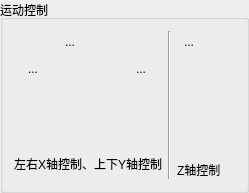
       <widget class="QGroupBox" name="groupBox3_2">
        <property name="title">
         <string>运动控制</string>
        </property>
        <layout class="QVBoxLayout" name="verticalLayout_8">
         <item>
          <layout class="QHBoxLayout" name="horizontalLayout_23">
           <item>
            <layout class="QVBoxLayout" name="verticalLayout_7">
             <item>
              <layout class="QGridLayout" name="gridLayout">
               <item row="0" column="1">
                <widget class="QToolButton" name="YBeforeBtn">
                 <property name="text">
                  <string>...</string>
                 </property>
                 <property name="icon">
                  <iconset resource="img.qrc">
                   <normaloff>:/img/images/方向三角-向上.png</normaloff>:/img/images/方向三角-向上.png</iconset>
                 </property>
                 <property name="iconSize">
                  <size>
                   <width>50</width>
                   <height>50</height>
                  </size>
                 </property>
                 <property name="autoRaise">
                  <bool>true</bool>
                 </property>
                </widget>
               </item>
               <item row="1" column="0">
                <widget class="QToolButton" name="XLeftBtn">
                 <property name="text">
                  <string>...</string>
                 </property>
                 <property name="icon">
                  <iconset resource="img.qrc">
                   <normaloff>:/img/images/方向三角-向左.png</normaloff>:/img/images/方向三角-向左.png</iconset>
                 </property>
                 <property name="iconSize">
                  <size>
                   <width>50</width>
                   <height>50</height>
                  </size>
                 </property>
                 <property name="autoRaise">
                  <bool>true</bool>
                 </property>
                </widget>
               </item>
               <item row="1" column="2">
                <widget class="QToolButton" name="XRightBtn">
                 <property name="enabled">
                  <bool>true</bool>
                 </property>
                 <property name="text">
                  <string>...</string>
                 </property>
                 <property name="icon">
                  <iconset resource="img.qrc">
                   <normaloff>:/img/images/方向三角-向右.png</normaloff>:/img/images/方向三角-向右.png</iconset>
                 </property>
                 <property name="iconSize">
                  <size>
                   <width>50</width>
                   <height>50</height>
                  </size>
                 </property>
                 <property name="checkable">
                  <bool>false</bool>
                 </property>
                 <property name="autoRaise">
                  <bool>true</bool>
                 </property>
                </widget>
               </item>
               <item row="2" column="1">
                <widget class="QToolButton" name="YAfterBtn">
                 <property name="styleSheet">
                  <string notr="true"/>
                 </property>
                 <property name="icon">
                  <iconset resource="img.qrc">
                   <normaloff>:/img/images/方向三角-向下.png</normaloff>:/img/images/方向三角-向下.png</iconset>
                 </property>
                 <property name="iconSize">
                  <size>
                   <width>50</width>
                   <height>50</height>
                  </size>
                 </property>
                 <property name="checkable">
                  <bool>false</bool>
                 </property>
                 <property name="autoRepeat">
                  <bool>false</bool>
                 </property>
                 <property name="popupMode">
                  <enum>QToolButton::DelayedPopup</enum>
                 </property>
                 <property name="toolButtonStyle">
                  <enum>Qt::ToolButtonIconOnly</enum>
                 </property>
                 <property name="autoRaise">
                  <bool>true</bool>
                 </property>
                 <property name="arrowType">
                  <enum>Qt::NoArrow</enum>
                 </property>
                </widget>
               </item>
              </layout>
             </item>
             <item>
              <layout class="QHBoxLayout" name="horizontalLayout_2">
               <item>
                <widget class="QLabel" name="label_44">
                 <property name="text">
                  <string>左右X轴控制、上下Y轴控制</string>
                 </property>
                </widget>
               </item>
              </layout>
             </item>
            </layout>
           </item>
           <item>
            <widget class="Line" name="line">
             <property name="orientation">
              <enum>Qt::Vertical</enum>
             </property>
            </widget>
           </item>
           <item>
            <layout class="QVBoxLayout" name="verticalLayout_6">
             <item>
              <layout class="QVBoxLayout" name="verticalLayout">
               <item>
                <widget class="QToolButton" name="ZUpBtn">
                 <property name="text">
                  <string>...</string>
                 </property>
                 <property name="icon">
                  <iconset resource="img.qrc">
                   <normaloff>:/img/images/方向三角-向上.png</normaloff>:/img/images/方向三角-向上.png</iconset>
                 </property>
                 <property name="iconSize">
                  <size>
                   <width>50</width>
                   <height>50</height>
                  </size>
                 </property>
                 <property name="autoRaise">
                  <bool>true</bool>
                 </property>
                </widget>
               </item>
               <item>
                <spacer name="verticalSpacer">
                 <property name="orientation">
                  <enum>Qt::Vertical</enum>
                 </property>
                 <property name="sizeHint" stdset="0">
                  <size>
                   <width>20</width>
                   <height>40</height>
                  </size>
                 </property>
                </spacer>
               </item>
               <item>
                <widget class="QToolButton" name="ZDownBtn">
                 <property name="styleSheet">
                  <string notr="true"/>
                 </property>
                 <property name="icon">
                  <iconset resource="img.qrc">
                   <normaloff>:/img/images/方向三角-向下.png</normaloff>:/img/images/方向三角-向下.png</iconset>
                 </property>
                 <property name="iconSize">
                  <size>
                   <width>50</width>
                   <height>50</height>
                  </size>
                 </property>
                 <property name="checkable">
                  <bool>false</bool>
                 </property>
                 <property name="autoRepeat">
                  <bool>false</bool>
                 </property>
                 <property name="popupMode">
                  <enum>QToolButton::DelayedPopup</enum>
                 </property>
                 <property name="toolButtonStyle">
                  <enum>Qt::ToolButtonIconOnly</enum>
                 </property>
                 <property name="autoRaise">
                  <bool>true</bool>
                 </property>
                 <property name="arrowType">
                  <enum>Qt::NoArrow</enum>
                 </property>
                </widget>
               </item>
              </layout>
             </item>
             <item>
              <layout class="QHBoxLayout" name="horizontalLayout_22">
               <item>
                <widget class="QLabel" name="label_45">
                 <property name="text">
                  <string>Z轴控制</string>
                 </property>
                </widget>
               </item>
              </layout>
             </item>
            </layout>
           </item>
          </layout>
         </item>
        </layout>
       </widget>
